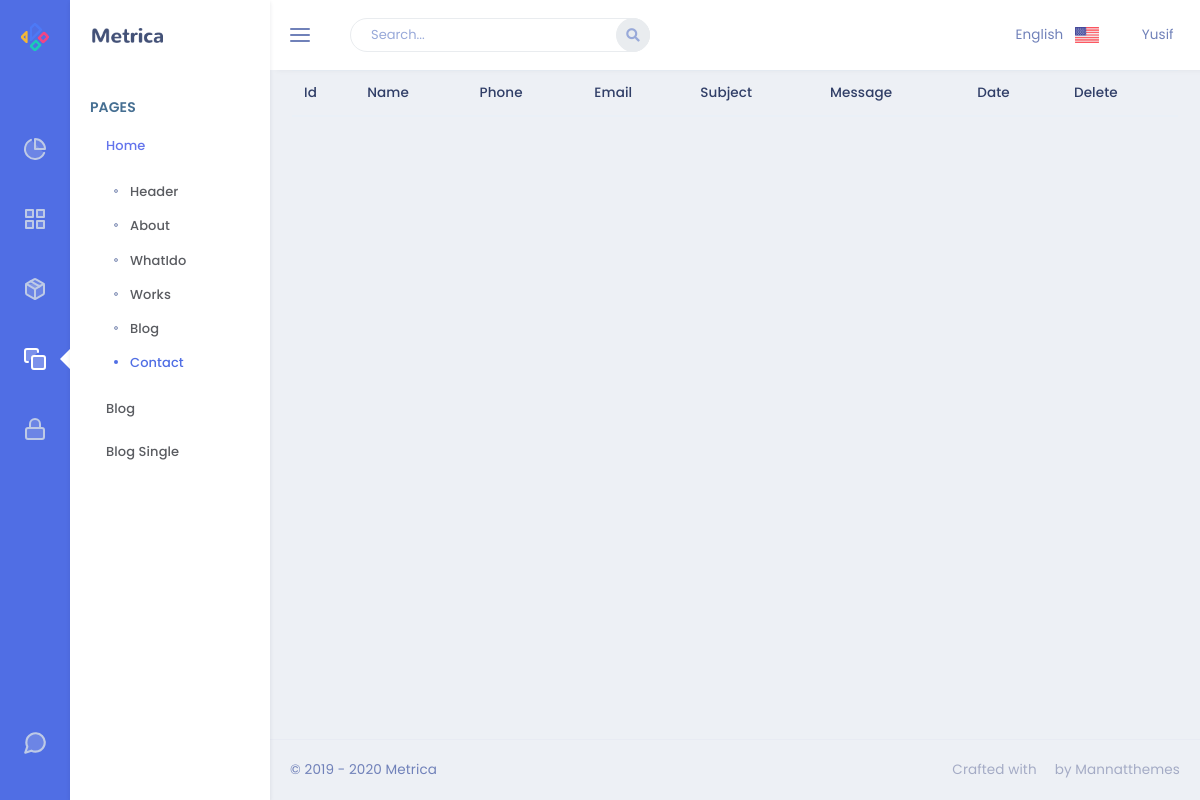
Before: /admin/contact with the older database file.
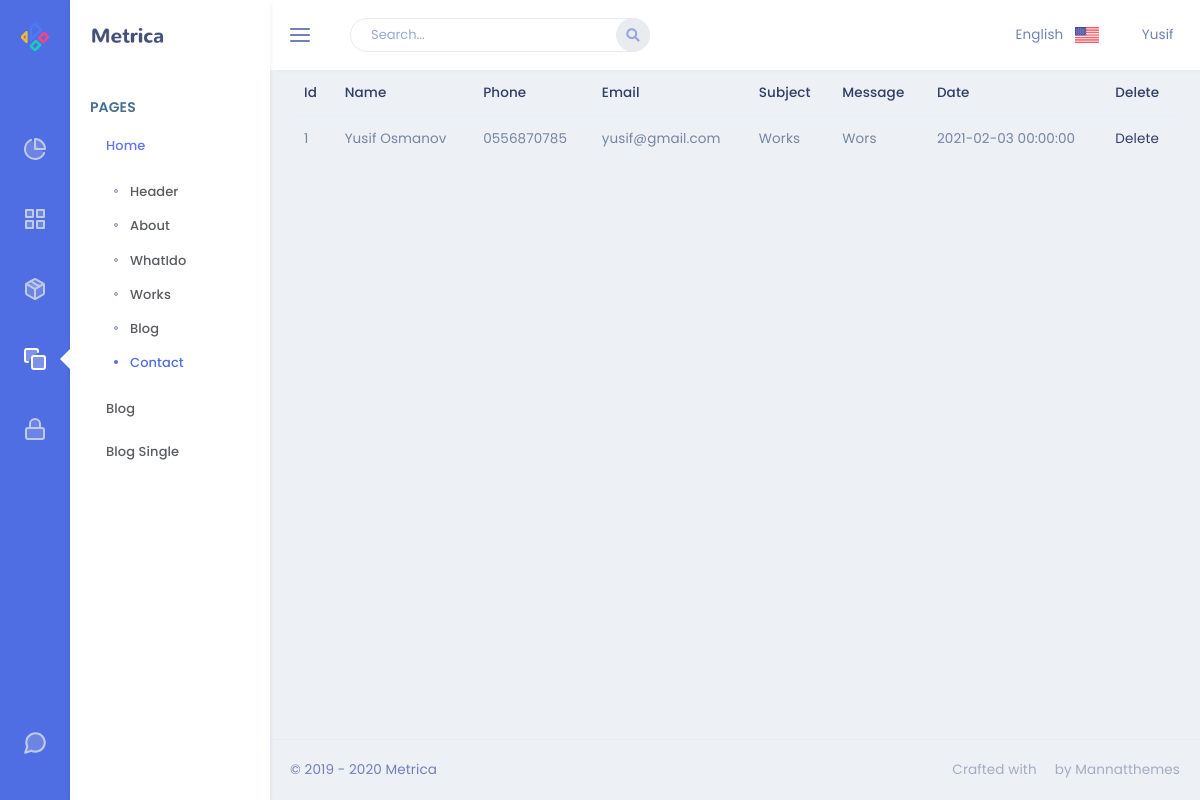
After: the same page with the newer database file.
### app/models.py (models this page shows)
class Contact(db.Model):
    id = db.Column(db.Integer, primary_key=True)
    contact_name = db.Column(db.String(30), nullable=False)
    contact_phone = db.Column(db.String(50), nullable=False)
    contact_email = db.Column(db.String(50), nullable=False)
    contact_subject = db.Column(db.String(50), nullable=False)
    contact_message = db.Column(db.Text, nullable=False)
    contact_date = db.Column(db.DateTime)

### admin/routes.py (the view)
@admin.route('/contact')
def contact():
    contacts = Contact.query.all()
    return render_template('Contact/contact.html',contactList=contacts)

### admin/templates/Contact/contact.html
{% extends "layout.html" %}
{% block content %}
<table class="table">
    <thead>
    <tr>
        <th scope="col">Id</th>
        <th scope="col">Name</th>
        <th scope="col">Phone</th>
        <th scope="col">Email</th>
        <th scope="col">Subject</th>
        <th scope="col">Message</th>
        <th scope="col">Date</th>
        <th scope="col">Delete</th>
    </tr>
    </thead>
    <tbody>
    {% for contact in contactList %}
    <tr>
        <td>{{contact.id}}</td>
        <td>{{contact.contact_name}}</td>
        <td>{{contact.contact_phone}}</td>
        <td>{{contact.contact_email}}</td>
        <td>{{contact.contact_subject}}</td>
        <td>{{contact.contact_message}}</td>
        <td>{{contact.contact_date}}</td>
        <td><a href="/admin/contact/delete/{{contact.id}}">Delete</a></td>
    </tr>
    {% endfor %}
    </tbody>
</table>
{% endblock %}

### admin/templates/layout.html (shortened to what this page needs)
<!DOCTYPE html>
<html lang="en">
    <head>
    <link href="{{url_for('.static',filename='css/bootstrap.min.css')}}" rel="stylesheet" type="text/css" />
    <link href="{{url_for('.static',filename='css/jquery-ui.min.css')}}" rel="stylesheet">
    <link href="{{url_for('.static',filename='css/icons.min.css')}}" rel="stylesheet" type="text/css" />
    <link href="{{url_for('.static',filename='css/metisMenu.min.css')}}" rel="stylesheet" type="text/css" />
    <link href="{{url_for('.static',filename='css/app.min.css')}}" rel="stylesheet" type="text/css" />
    </head>
    <body>
        <div class="leftbar-tab-menu">
            <div class="main-icon-menu">
                <a href="../crm/crm-index.html" class="logo logo-metrica d-block text-center">
                    <span>
                        <img src="{{url_for('.static',filename='images/logo-sm.png')}}" alt="logo-small" class="logo-sm">
                    </span>
                </a>
                <nav class="nav">
                    <a href="#MetricaCRM" class="nav-link" data-toggle="tooltip-custom" data-placement="right" title="" data-original-title="CRM" data-trigger="hover">
                        <i data-feather="pie-chart" class="align-self-center menu-icon icon-dual"></i>
                    </a>
                    <a href="#MetricaApps" class="nav-link" data-toggle="tooltip-custom" data-placement="right" title="" data-original-title="Apps" data-trigger="hover">
                        <i data-feather="grid" class="align-self-center menu-icon icon-dual"></i>
                    </a>
                    <a href="#MetricaUikit" class="nav-link" data-toggle="tooltip-custom" data-placement="right" title="" data-original-title="UI Kit" data-trigger="hover">
                        <i data-feather="package" class="align-self-center menu-icon icon-dual"></i>
                    </a>
                    <a href="#MetricaPages" class="nav-link" data-toggle="tooltip-custom" data-placement="right" title="" data-original-title="Pages" data-trigger="hover">
                        <i data-feather="copy" class="align-self-center menu-icon icon-dual"></i>
                    </a>
                    <a href="#MetricaAuthentication" class="nav-link" data-toggle="tooltip-custom" data-placement="right" title="" data-original-title="Authentication" data-trigger="hover">
                        <i data-feather="lock" class="align-self-center menu-icon icon-dual"></i>
                    </a>
                </nav>
                <div class="pro-metrica-end">
                    <a href="" class="help" data-toggle="tooltip-custom" data-placement="right" title="" data-original-title="Chat">
                        <i data-feather="message-circle" class="align-self-center menu-icon icon-md icon-dual mb-4"></i>
                    </a>
                </div>
            </div>
            <div class="main-menu-inner">
                <div class="topbar-left">
                    <a href="../crm/crm-index.html" class="logo">
                        <span>
                            <img src="{{url_for('.static',filename='images/logo-dark.png')}}" alt="logo-large" class="logo-lg logo-dark">
                        </span>
                    </a>
                </div>
                <div class="menu-body slimscroll">
                    <div id="MetricaPages" class="main-icon-menu-pane">
                        <div class="title-box">
                            <h6 class="menu-title">Pages</h6>
                        </div>
                        <ul class="nav metismenu">
                            <li class="nav-item">
                                <a class="nav-link" href="#"><span class="w-100">Home</span><span class="menu-arrow"></span></a>
                                <ul class="nav-second-level" aria-expanded="false">
                                    <li><a href="../others/forms-elements.html">Header</a></li>
                                    <li><a href="/admin/about">About</a></li>
                                    <li><a href="/admin/skill">WhatIdo</a></li>
                                    <li><a href="/works">Works</a></li>
                                    <li><a href="/admin/blog">Blog</a></li>
                                    <li><a href="/admin/contact">Contact</a></li>
                                </ul>
                            </li>
                            <li class="nav-item">
                                <a class="nav-link" href="#"><span class="w-100">Blog</span><span class="menu-arrow"></span></a>
                            </li>
                            <li class="nav-item">
                                <a class="nav-link" href="#"><span class="w-100">Blog Single</span><span class="menu-arrow"></span></a>
                            </li>
                        </ul>
                    </div>
                </div>
            </div>
        </div>
        <div class="topbar">
            <nav class="navbar-custom">
                <ul class="list-unstyled topbar-nav float-right mb-0">
                    <li class="hidden-sm">
                        <a class="nav-link dropdown-toggle waves-effect waves-light" data-toggle="dropdown" href="javascript: void(0);" role="button"
                            aria-haspopup="false" aria-expanded="false">
                            English <img src="{{url_for('.static',filename='images/us_flag.jpg')}}" class="ml-2" height="16" alt=""/> <i class="mdi mdi-chevron-down"></i>
                        </a>
                    </li>
                    <li class="dropdown">
                        <a class="nav-link dropdown-toggle waves-effect waves-light nav-user" data-toggle="dropdown" href="#" role="button"
                            aria-haspopup="false" aria-expanded="false">
                            <span class="ml-1 nav-user-name hidden-sm">Yusif <i class="mdi mdi-chevron-down"></i> </span>
                        </a>
                    </li>
                </ul>
                <ul class="list-unstyled topbar-nav mb-0">
                    <li>
                        <button class="button-menu-mobile nav-link">
                            <i data-feather="menu" class="align-self-center"></i>
                        </button>
                    </li>
                    <li class="hide-phone app-search">
                        <form role="search" class="">
                            <input type="text" id="AllCompo" placeholder="Search..." class="form-control">
                            <a href=""><i class="fas fa-search"></i></a>
                        </form>
                    </li>
                </ul>
            </nav>
        </div>
        <div class="page-wrapper">
            <div class="page-content-tab">
                <div class="container-fluid">
                    {% block content %}{% endblock content %}
                </div>
                <footer class="footer text-center text-sm-left">
                    &copy; 2019 - 2020 Metrica <span class="text-muted d-none d-sm-inline-block float-right">Crafted with <i class="mdi mdi-heart text-danger"></i> by Mannatthemes</span>
                </footer>
            </div>
        </div>
    </body>
</html>

Changed rows visible on the page:
added Contact: id "1", contact_name "Yusif Osmanov", contact_phone "0556870785", contact_email "yusif@gmail.com", contact_subject "Works", contact_message "Wors", contact_date "2021-02-03 00:00:00"
